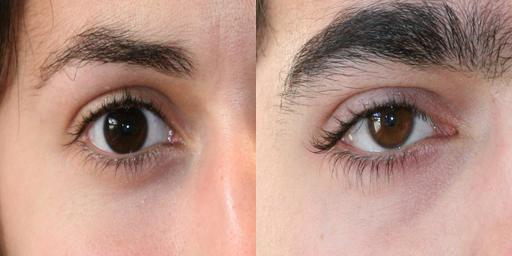
#> input picture Miscellanea/Master's Dissertation/masters_dissertation_code/Image Captioning/our_data/images/208_I.jpg, 512 x 256 px, found by its file name
$ python compute_difference_mask.py
#> lines starting #> are read from the running program, lines starting #| are printed output that depends on the picture
import os, sys

# prevent the creation of "__pycache__"
sys.dont_write_bytecode = True

import numpy as np
from natsort import natsorted
from PIL import Image, ImageEnhance

np.seterr("raise")

####################################################################################################
# CONTROL VARIABLES
####################################################################################################
# the values are the default ones (NOTE: if the values are to be changed, do so in this "if" branch)
if(len(sys.argv) == 1):
    IMAGE_SIZE = 128
    MAP_RANGE = (-1, 0)
    FIRST_OR_SECOND_WAY = "first" # either "first" or "second"

# the values are coming from the "explain_pair.py" master script
else:
    IMAGE_SIZE = int(sys.argv[1])
    MAP_RANGE = (float(sys.argv[2].replace(",", ".")), float(sys.argv[3].replace(",", ".")))
    FIRST_OR_SECOND_WAY = sys.argv[4]

# [74 lines left out: function compute_weighted_average, not called in this run]

if(__name__ == "__main__"):

    directory = natsorted(list(filter(lambda x : x[0] != ".", os.listdir("../images"))))

    # load everything that is necessary
    image_B = np.asarray(Image.open("../images/" + directory[1]).resize((IMAGE_SIZE, IMAGE_SIZE), Image.LANCZOS)).copy()
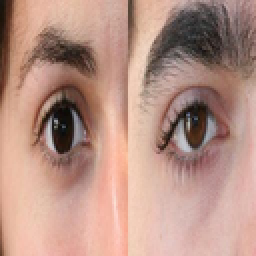
#> image_B: shape (128, 128, 3) (shown 2 times larger); mean R, G, B 183, 145.9, 133.1
#> (the run stopped early here; a loop or call above may not have finished)
